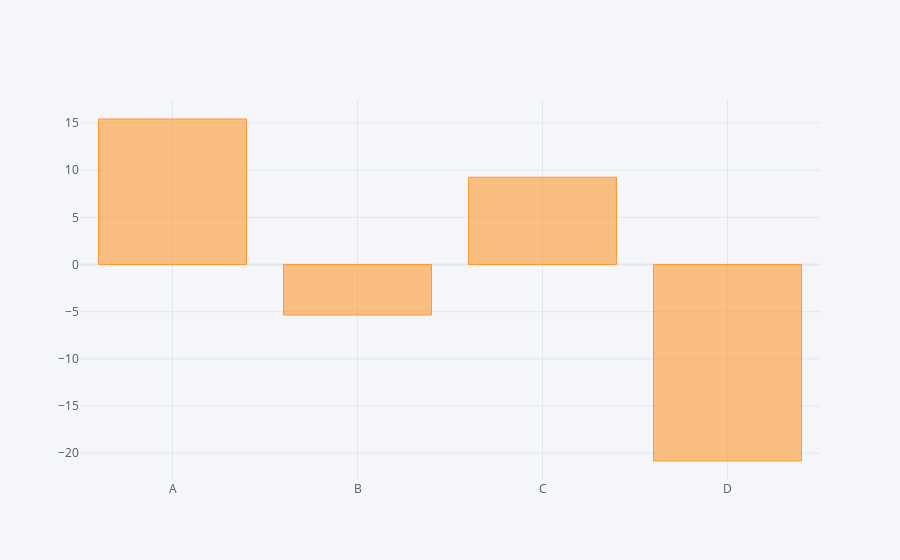

Notebook code cell kept with this figure:
### Code cell
df.sum().iplot(kind='bar')

### Figure 1 — Plotly figure (JSON) as saved in the notebook; plotly's stock layout.template omitted (floating-point values rounded to 4 significant figures)
{"data": [{"marker": {"color": "rgba(255, 153, 51, 0.6)", "line": {"color": "rgba(255, 153, 51, 1.0)", "width": 1}}, "name": "None", "orientation": "v", "text": "", "type": "bar", "x": ["A", "B", "C", "D"], "y": [15.42, -5.36, 9.247, -20.83]}], "layout": {"legend": {"bgcolor": "#F5F6F9", "font": {"color": "#4D5663"}}, "paper_bgcolor": "#F5F6F9", "plot_bgcolor": "#F5F6F9", "title": {"font": {"color": "#4D5663"}}, "xaxis": {"gridcolor": "#E1E5ED", "showgrid": true, "tickfont": {"color": "#4D5663"}, "title": {"font": {"color": "#4D5663"}, "text": ""}, "zerolinecolor": "#E1E5ED"}, "yaxis": {"gridcolor": "#E1E5ED", "showgrid": true, "tickfont": {"color": "#4D5663"}, "title": {"font": {"color": "#4D5663"}, "text": ""}, "zerolinecolor": "#E1E5ED"}}}
